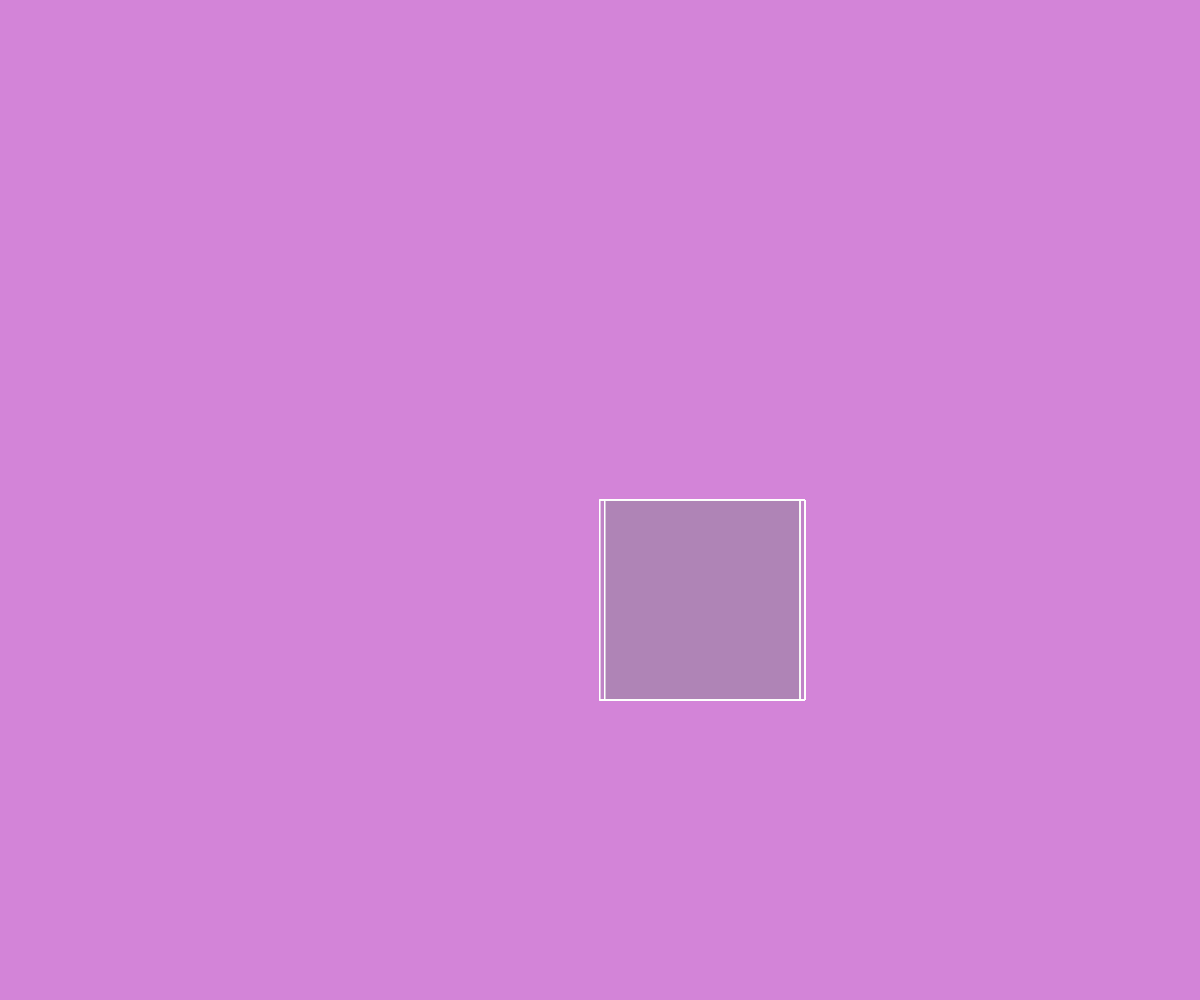
Frame 1 (no input)
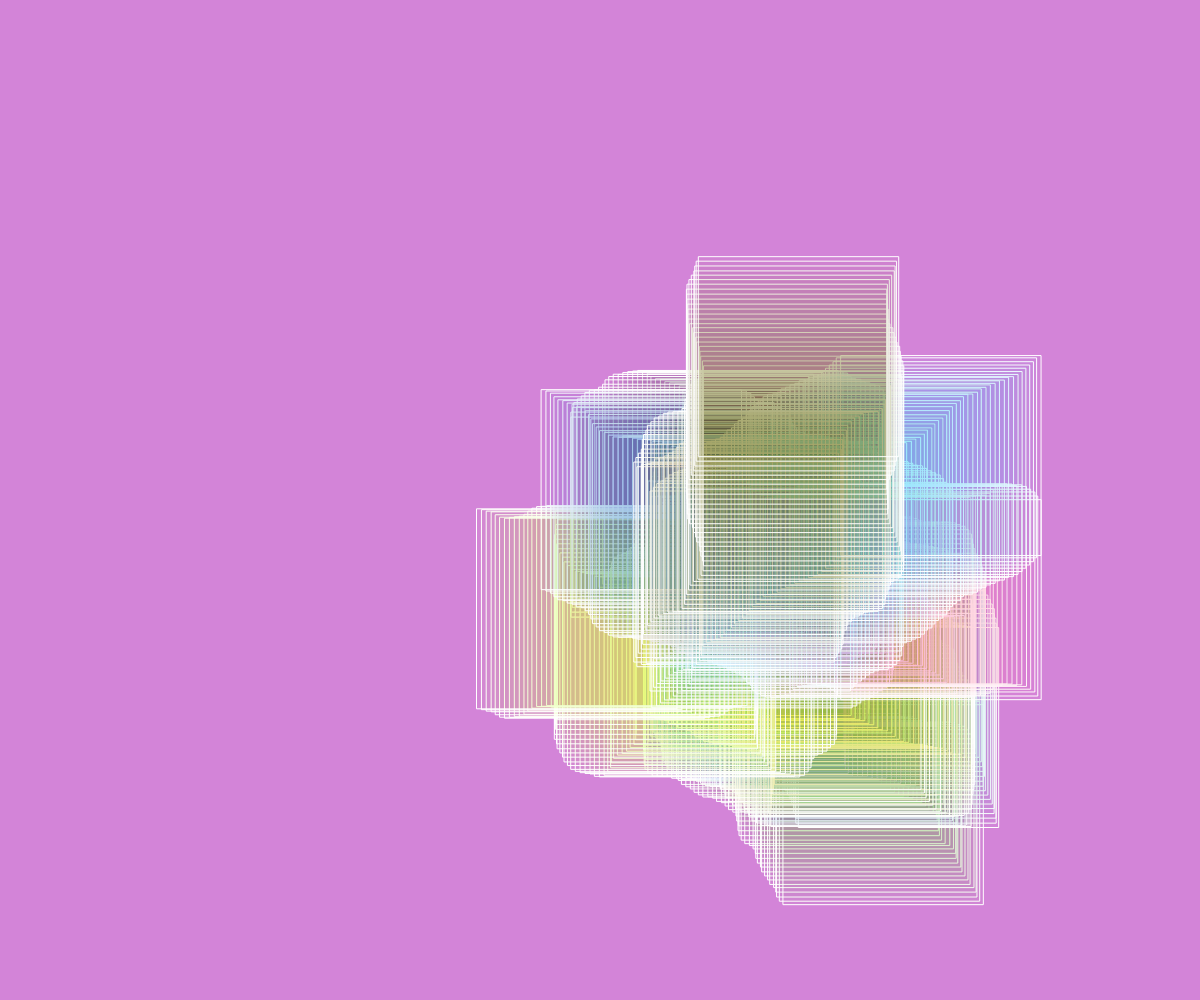
Frame 60 (no input)
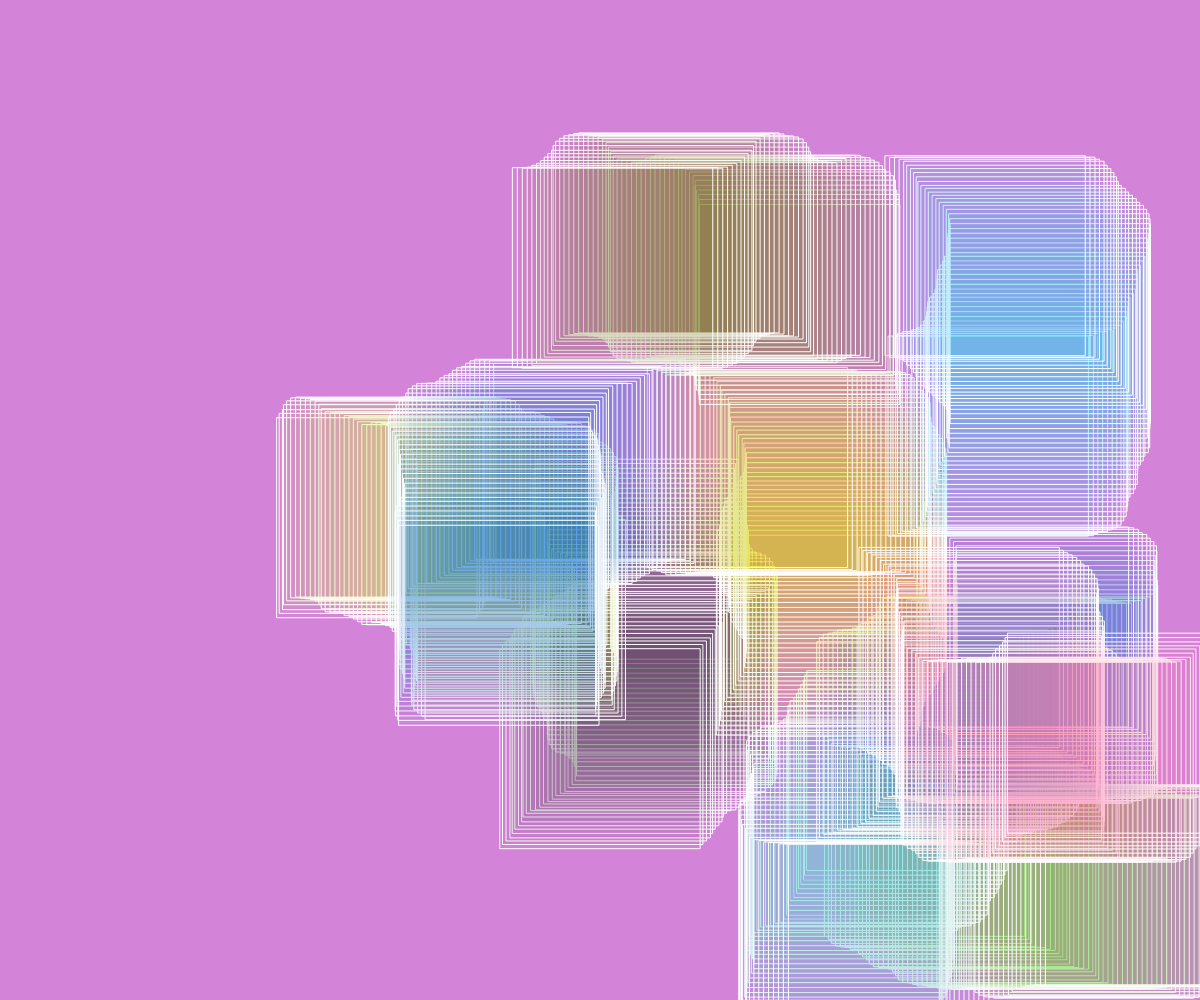
Frame 120 (the mouse pressed at the canvas centre since frame 60)

The p5.js sketch that drew these frames (run headless with seeded random() and noise() and a simulated clock; from frame 60 on, the mouse is pressed at the canvas centre):

// p5.js sketch
// ── sketch.js
class Snake {
  constructor() {
    this.path = [createVector(width/2, height/2)]; // Array to store the points of the path
    this.stepSize = 5; // Size of each step
    this.maxLength = 50; // Maximum length of the path
    this.angle = 0; // Initial angle
  }

  update() {
    let newX = this.path[this.path.length - 1].x + cos(this.angle) * this.stepSize;
    let newY = this.path[this.path.length - 1].y + sin(this.angle) * this.stepSize;
    
    if (newX < 0 || newX > width || newY < 0 || newY > height) {
      this.angle += PI; // Reverse direction if hitting boundaries
    } else {
      this.path.push(createVector(newX, newY));
      if (this.path.length > this.maxLength) {
        this.path.shift(); // Remove the oldest point if the path is too long
      }
    }

    this.angle += random(-PI / 6, PI / 6); // Increase the angle randomly
  }

  draw(colour) {
    fill(colour[0], colour[1], colour[2], 5);
    push();
    for (let i = 0; i < this.path.length; i++) {
      stroke('white');
      rect(this.path[i].x, this.path[i].y, 200, 200);
    }
    pop();
  }
}

let snakes = [];
let colours = [];
let backgroundColor;

function setup() {
  createCanvas(windowWidth, windowHeight);
  backgroundColor = color(random(100,255), random(100,255), random(100,255));
  for (let i = 0; i < 10; i++) { // Create 5 snakes
    snakes.push(new Snake());
    colours.push([random(255), random(255), random(255)]);
  }
}

function draw() {
  background(backgroundColor);
  for (let i = 0; i < snakes.length; i++) {
    snakes[i].update();
    snakes[i].draw(colours[i]);
  }
}

// ── style.css
.sketch-28-2024 {
    margin: 0;
    background-color: beige;
    animation: fade-in;
}

@keyframes fade-in {
    from {
        opacity: 0;
    }
    to {
        opacity: 1;
    }
}
